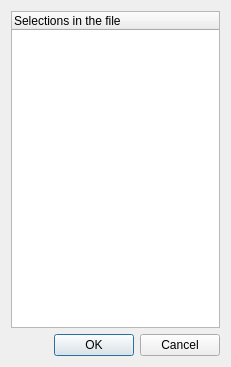
<?xml version="1.0" encoding="UTF-8"?>
<ui version="4.0">
 <class>Dialog</class>
 <widget class="QDialog" name="Dialog">
  <property name="geometry">
   <rect>
    <x>0</x>
    <y>0</y>
    <width>231</width>
    <height>367</height>
   </rect>
  </property>
  <property name="windowTitle">
   <string>Create Energy Spectra</string>
  </property>
  <layout class="QGridLayout" name="gridLayout">
   <item row="2" column="0">
    <layout class="QVBoxLayout" name="verticalLayout">
     <item>
      <layout class="QGridLayout" name="gridLayout_2">
       <item row="0" column="0">
        <widget class="QTreeWidget" name="treeWidget">
         <column>
          <property name="text">
           <string>Selections in the file</string>
          </property>
         </column>
        </widget>
       </item>
      </layout>
     </item>
     <item>
      <layout class="QHBoxLayout" name="horizontalLayout_2">
       <item>
        <spacer name="horizontalSpacer_2">
         <property name="orientation">
          <enum>Qt::Horizontal</enum>
         </property>
         <property name="sizeHint" stdset="0">
          <size>
           <width>40</width>
           <height>20</height>
          </size>
         </property>
        </spacer>
       </item>
       <item>
        <widget class="QLabel" name="label_status">
         <property name="text">
          <string/>
         </property>
        </widget>
       </item>
       <item>
        <widget class="QPushButton" name="pushButton_OK">
         <property name="text">
          <string>OK</string>
         </property>
        </widget>
       </item>
       <item>
        <widget class="QPushButton" name="pushButton_Cancel">
         <property name="text">
          <string>Cancel</string>
         </property>
        </widget>
       </item>
      </layout>
     </item>
    </layout>
   </item>
  </layout>
 </widget>
 <tabstops>
  <tabstop>pushButton_OK</tabstop>
  <tabstop>pushButton_Cancel</tabstop>
 </tabstops>
 <resources/>
 <connections/>
</ui>
